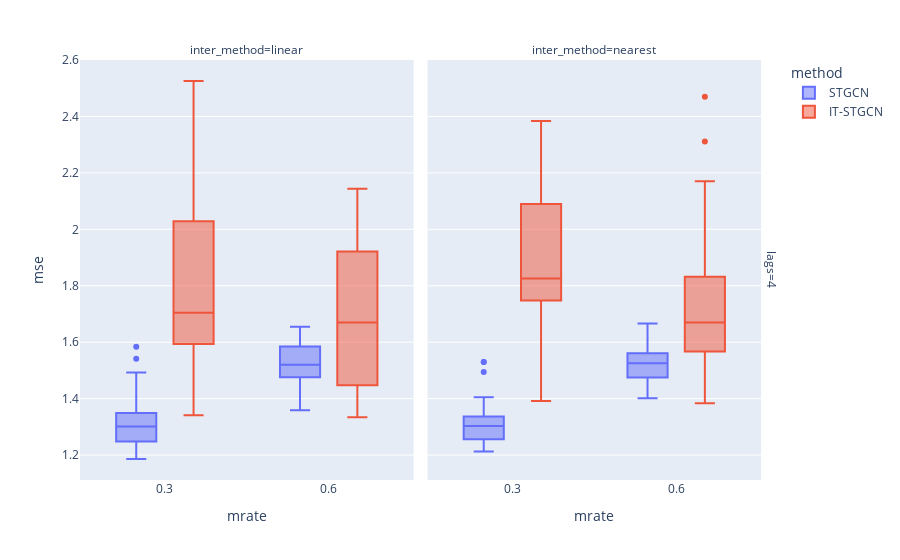

The notebook cell this image was saved under:
### Code cell
data2.query("mtype=='rand'").plot.box(backend='plotly',x='mrate',color='method',y='mse',facet_col='inter_method',facet_row='lags',height=1000)

### Figure 1 — Plotly figure (JSON) as saved in the notebook; plotly's stock layout.template omitted (floating-point values rounded to 4 significant figures)
{"data": [{"alignmentgroup": "True", "hovertemplate": "method=STGCN<br>lags=4<br>inter_method=linear<br>mrate=%{x}<br>mse=%{y}<extra></extra>", "legendgroup": "STGCN", "marker": {"color": "#636efa"}, "name": "STGCN", "notched": false, "offsetgroup": "STGCN", "orientation": "v", "showlegend": true, "type": "box", "x": [0.3, 0.6, 0.3, 0.6, 0.3, 0.6, 0.3, 0.6, 0.3, 0.6, 0.3, 0.6, 0.3, 0.6, 0.3, 0.6, 0.3, 0.6, 0.3, 0.6, 0.3, 0.6, 0.3, 0.6, 0.3, 0.6, 0.3, 0.6, 0.3, 0.6, 0.3, 0.6, 0.3, 0.6, 0.3, 0.6, 0.3, 0.6, 0.3, 0.6, 0.3, 0.6, 0.3, 0.6, 0.3, 0.6, 0.3, 0.6, 0.3, 0.6, 0.3, 0.6, 0.3, 0.6, 0.3, 0.6, 0.3, 0.6, 0.3, 0.6], "x0": " ", "xaxis": "x", "y": [1.34, 1.636, 1.248, 1.497, 1.31, 1.491, 1.492, 1.642, 1.186, 1.51, 1.584, 1.551, 1.265, 1.391, 1.2, 1.474, 1.29, 1.358, 1.218, 1.517, 1.237, 1.535, 1.242, 1.626, 1.3, 1.511, 1.346, 1.553, 1.273, 1.585, 1.301, 1.448, 1.381, 1.492, 1.272, 1.638, 1.306, 1.655, 1.227, 1.567, 1.314, 1.449, 1.468, 1.44, 1.349, 1.484, 1.31, 1.476, 1.541, 1.623, 1.259, 1.64, 1.492, 1.447, 1.381, 1.522, 1.262, 1.584, 1.233, 1.546], "y0": " ", "yaxis": "y"}, {"alignmentgroup": "True", "hovertemplate": "method=STGCN<br>lags=4<br>inter_method=nearest<br>mrate=%{x}<br>mse=%{y}<extra></extra>", "legendgroup": "STGCN", "marker": {"color": "#636efa"}, "name": "STGCN", "notched": false, "offsetgroup": "STGCN", "orientation": "v", "showlegend": false, "type": "box", "x": [0.3, 0.6, 0.3, 0.6, 0.3, 0.6, 0.3, 0.6, 0.3, 0.6, 0.3, 0.6, 0.3, 0.6, 0.3, 0.6, 0.3, 0.6, 0.3, 0.6, 0.3, 0.6, 0.3, 0.6, 0.3, 0.6, 0.3, 0.6, 0.3, 0.6, 0.3, 0.6, 0.3, 0.6, 0.3, 0.6, 0.3, 0.6, 0.3, 0.6, 0.3, 0.6, 0.3, 0.6, 0.3, 0.6, 0.3, 0.6, 0.3, 0.6, 0.3, 0.6, 0.3, 0.6, 0.3, 0.6, 0.3, 0.6, 0.3, 0.6], "x0": " ", "xaxis": "x2", "y": [1.275, 1.529, 1.53, 1.458, 1.283, 1.542, 1.393, 1.606, 1.213, 1.477, 1.312, 1.534, 1.399, 1.401, 1.273, 1.46, 1.303, 1.578, 1.232, 1.474, 1.266, 1.666, 1.304, 1.537, 1.329, 1.565, 1.257, 1.485, 1.338, 1.47, 1.24, 1.467, 1.309, 1.477, 1.31, 1.524, 1.337, 1.499, 1.329, 1.55, 1.264, 1.444, 1.336, 1.526, 1.23, 1.574, 1.251, 1.607, 1.226, 1.515, 1.529, 1.561, 1.244, 1.598, 1.495, 1.485, 1.256, 1.449, 1.405, 1.55], "y0": " ", "yaxis": "y2"}, {"alignmentgroup": "True", "hovertemplate": "method=IT-STGCN<br>lags=4<br>inter_method=linear<br>mrate=%{x}<br>mse=%{y}<extra></extra>", "legendgroup": "IT-STGCN", "marker": {"color": "#EF553B"}, "name": "IT-STGCN", "notched": false, "offsetgroup": "IT-STGCN", "orientation": "v", "showlegend": true, "type": "box", "x": [0.3, 0.6, 0.3, 0.6, 0.3, 0.6, 0.3, 0.6, 0.3, 0.6, 0.3, 0.6, 0.3, 0.6, 0.3, 0.6, 0.3, 0.6, 0.3, 0.6, 0.3, 0.6, 0.3, 0.6, 0.3, 0.6, 0.3, 0.6, 0.3, 0.6, 0.3, 0.6, 0.3, 0.6, 0.3, 0.6, 0.3, 0.6, 0.3, 0.6, 0.3, 0.6, 0.3, 0.6, 0.3, 0.6, 0.3, 0.6, 0.3, 0.6, 0.3, 0.6, 0.3, 0.6, 0.3, 0.6, 0.3, 0.6, 0.3, 0.6], "x0": " ", "xaxis": "x", "y": [2.039, 1.931, 1.695, 1.741, 2.058, 1.676, 1.725, 1.889, 1.476, 1.921, 1.341, 1.886, 1.701, 1.954, 1.594, 1.378, 2.217, 1.447, 1.667, 1.334, 1.785, 1.595, 1.538, 2.002, 1.544, 2.037, 1.707, 1.534, 1.787, 1.382, 1.765, 1.723, 1.54, 1.354, 2.005, 2.143, 2.28, 1.391, 1.583, 1.657, 1.689, 1.956, 2.283, 1.664, 1.627, 1.415, 2.071, 1.731, 1.487, 1.983, 2.526, 1.517, 1.819, 1.635, 1.594, 1.419, 2.028, 1.854, 1.606, 1.634], "y0": " ", "yaxis": "y"}, {"alignmentgroup": "True", "hovertemplate": "method=IT-STGCN<br>lags=4<br>inter_method=nearest<br>mrate=%{x}<br>mse=%{y}<extra></extra>", "legendgroup": "IT-STGCN", "marker": {"color": "#EF553B"}, "name": "IT-STGCN", "notched": false, "offsetgroup": "IT-STGCN", "orientation": "v", "showlegend": false, "type": "box", "x": [0.3, 0.6, 0.3, 0.6, 0.3, 0.6, 0.3, 0.6, 0.3, 0.6, 0.3, 0.6, 0.3, 0.6, 0.3, 0.6, 0.3, 0.6, 0.3, 0.6, 0.3, 0.6, 0.3, 0.6, 0.3, 0.6, 0.3, 0.6, 0.3, 0.6, 0.3, 0.6, 0.3, 0.6, 0.3, 0.6, 0.3, 0.6, 0.3, 0.6, 0.3, 0.6, 0.3, 0.6, 0.3, 0.6, 0.3, 0.6, 0.3, 0.6, 0.3, 0.6, 0.3, 0.6, 0.3, 0.6, 0.3, 0.6, 0.3, 0.6], "x0": " ", "xaxis": "x2", "y": [2.224, 1.545, 1.748, 1.716, 1.875, 2.085, 2.145, 1.832, 2.146, 1.758, 1.527, 1.488, 2.2, 1.662, 1.62, 1.685, 1.812, 1.573, 1.737, 1.926, 2.384, 1.779, 1.778, 1.652, 1.763, 1.616, 2.323, 2.171, 1.534, 1.678, 1.772, 1.63, 1.75, 1.535, 2.028, 2.311, 1.853, 1.577, 2.09, 1.691, 1.631, 1.549, 1.869, 2.001, 1.835, 1.567, 2.082, 2.47, 1.816, 1.733, 1.641, 1.446, 1.391, 1.556, 1.943, 1.646, 2.221, 1.384, 1.798, 1.937], "y0": " ", "yaxis": "y2"}], "layout": {"annotations": [{"font": {}, "showarrow": false, "text": "inter_method=linear", "x": 0.24, "xanchor": "center", "xref": "paper", "y": 1, "yanchor": "bottom", "yref": "paper"}, {"font": {}, "showarrow": false, "text": "inter_method=nearest", "x": 0.74, "xanchor": "center", "xref": "paper", "y": 1, "yanchor": "bottom", "yref": "paper"}, {"font": {}, "showarrow": false, "text": "lags=4", "textangle": 90, "x": 0.98, "xanchor": "left", "xref": "paper", "y": 0.5, "yanchor": "middle", "yref": "paper"}], "autosize": true, "boxmode": "group", "legend": {"title": {"text": "method"}, "tracegroupgap": 0}, "margin": {"t": 60}, "xaxis": {"anchor": "y", "autorange": true, "domain": [0, 0.48], "range": [0.1479, 0.7521], "title": {"text": "mrate"}, "type": "linear"}, "xaxis2": {"anchor": "y2", "autorange": true, "domain": [0.5, 0.98], "matches": "x", "range": [0.1479, 0.7521], "title": {"text": "mrate"}, "type": "linear"}, "yaxis": {"anchor": "x", "autorange": true, "domain": [0, 1], "range": [1.112, 2.6], "title": {"text": "mse"}, "type": "linear"}, "yaxis2": {"anchor": "x2", "autorange": true, "domain": [0, 1], "matches": "y", "range": [1.112, 2.6], "showticklabels": false, "type": "linear"}}}
